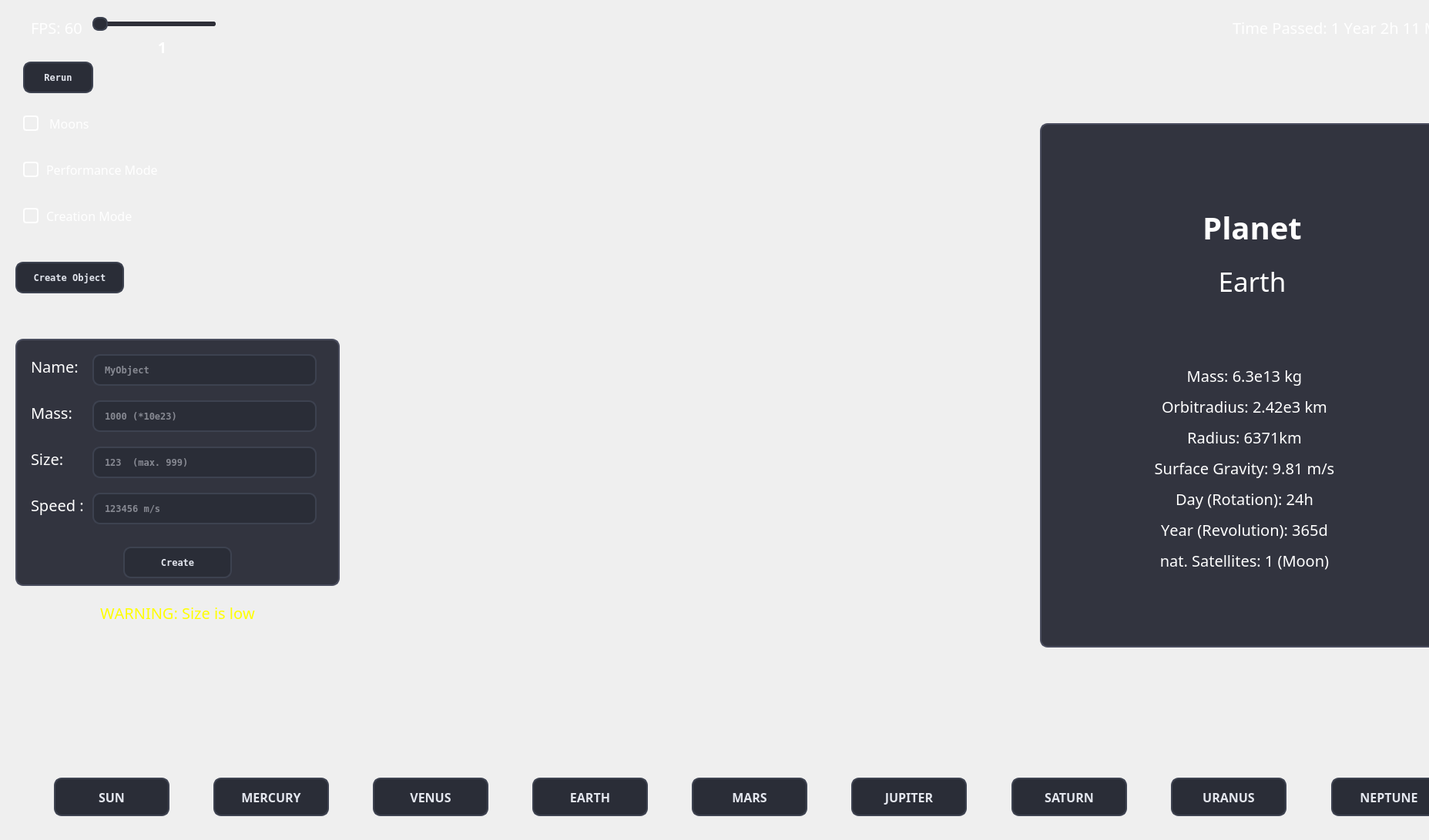
<?xml version="1.0" encoding="UTF-8"?>
<ui version="4.0">
 <class>Overlay</class>
 <widget class="QWidget" name="Overlay">
  <property name="geometry">
   <rect>
    <x>0</x>
    <y>0</y>
    <width>1855</width>
    <height>1091</height>
   </rect>
  </property>
  <property name="font">
   <font>
    <family>Terminal</family>
    <bold>true</bold>
    <underline>false</underline>
   </font>
  </property>
  <property name="windowTitle">
   <string>Form</string>
  </property>
  <widget class="QListView" name="listView">
   <property name="geometry">
    <rect>
     <x>1350</x>
     <y>160</y>
     <width>521</width>
     <height>681</height>
    </rect>
   </property>
   <property name="sizePolicy">
    <sizepolicy hsizetype="Preferred" vsizetype="Preferred">
     <horstretch>0</horstretch>
     <verstretch>0</verstretch>
    </sizepolicy>
   </property>
   <property name="maximumSize">
    <size>
     <width>16777215</width>
     <height>16777215</height>
    </size>
   </property>
   <property name="sizeIncrement">
    <size>
     <width>0</width>
     <height>0</height>
    </size>
   </property>
   <property name="font">
    <font>
     <family>Inter</family>
     <pointsize>11</pointsize>
     <italic>false</italic>
     <bold>false</bold>
     <underline>false</underline>
    </font>
   </property>
   <property name="styleSheet">
    <string notr="true">QListView {
    background-color: rgba(40, 42, 54, 0.95); 
    border: 2px solid #4A4D5E;
    border-radius: 10px;
    padding: 6px;
    color: #E3E6EE;
    font: 11pt &quot;Inter&quot;;
    backdrop-filter: blur(10px); 
}

</string>
   </property>
  </widget>
  <widget class="QLabel" name="ObjectTypeLabel">
   <property name="geometry">
    <rect>
     <x>1530</x>
     <y>250</y>
     <width>191</width>
     <height>91</height>
    </rect>
   </property>
   <property name="sizePolicy">
    <sizepolicy hsizetype="Preferred" vsizetype="Preferred">
     <horstretch>0</horstretch>
     <verstretch>0</verstretch>
    </sizepolicy>
   </property>
   <property name="baseSize">
    <size>
     <width>-30172</width>
     <height>0</height>
    </size>
   </property>
   <property name="font">
    <font>
     <family>Bahnschrift</family>
     <pointsize>-1</pointsize>
     <italic>false</italic>
     <bold>true</bold>
     <underline>false</underline>
     <strikeout>false</strikeout>
     <kerning>false</kerning>
     <hintingpreference>PreferFullHinting</hintingpreference>
    </font>
   </property>
   <property name="toolTipDuration">
    <number>-1</number>
   </property>
   <property name="styleSheet">
    <string notr="true">QLabel { color: white; font-size: 40px; font-family: Bahnschrift; }</string>
   </property>
   <property name="text">
    <string notr="true">Planet</string>
   </property>
   <property name="alignment">
    <set>Qt::AlignmentFlag::AlignCenter</set>
   </property>
  </widget>
  <widget class="QLabel" name="ObjectAttributeLabel">
   <property name="geometry">
    <rect>
     <x>1370</x>
     <y>450</y>
     <width>491</width>
     <height>451</height>
    </rect>
   </property>
   <property name="sizePolicy">
    <sizepolicy hsizetype="Preferred" vsizetype="Preferred">
     <horstretch>0</horstretch>
     <verstretch>0</verstretch>
    </sizepolicy>
   </property>
   <property name="baseSize">
    <size>
     <width>-30172</width>
     <height>0</height>
    </size>
   </property>
   <property name="font">
    <font>
     <family>Bahnschrift</family>
     <pointsize>-1</pointsize>
     <italic>false</italic>
     <bold>false</bold>
     <underline>false</underline>
     <strikeout>false</strikeout>
     <kerning>false</kerning>
     <hintingpreference>PreferFullHinting</hintingpreference>
    </font>
   </property>
   <property name="toolTipDuration">
    <number>-1</number>
   </property>
   <property name="styleSheet">
    <string notr="true">QLabel { color: white; font-size: 20px; font-family: Bahnschrift; }</string>
   </property>
   <property name="text">
    <string notr="true">&lt;html&gt;&lt;head/&gt;&lt;body&gt;&lt;p&gt;Mass: 6.3e13 kg&lt;/p&gt;&lt;p&gt;Orbitradius: 2.42e3 km&lt;/p&gt;&lt;p&gt;Radius: 6371km&lt;/p&gt;&lt;p&gt;Surface Gravity: 9.81 m/s&lt;/p&gt;&lt;p&gt;Day (Rotation): 24h&lt;/p&gt;&lt;p&gt;Year (Revolution): 365d&lt;/p&gt;&lt;p&gt;nat. Satellites: 1 (Moon)&lt;/p&gt;&lt;p&gt;&lt;br/&gt;&lt;/p&gt;&lt;p&gt;&lt;br/&gt;&lt;/p&gt;&lt;/body&gt;&lt;/html&gt;</string>
   </property>
   <property name="alignment">
    <set>Qt::AlignmentFlag::AlignCenter</set>
   </property>
  </widget>
  <widget class="QLabel" name="ObjectNameLabel">
   <property name="geometry">
    <rect>
     <x>1530</x>
     <y>320</y>
     <width>191</width>
     <height>91</height>
    </rect>
   </property>
   <property name="sizePolicy">
    <sizepolicy hsizetype="Preferred" vsizetype="Preferred">
     <horstretch>0</horstretch>
     <verstretch>0</verstretch>
    </sizepolicy>
   </property>
   <property name="baseSize">
    <size>
     <width>-30172</width>
     <height>0</height>
    </size>
   </property>
   <property name="font">
    <font>
     <family>Bahnschrift</family>
     <pointsize>-1</pointsize>
     <italic>false</italic>
     <bold>false</bold>
     <underline>false</underline>
     <strikeout>false</strikeout>
     <kerning>false</kerning>
     <hintingpreference>PreferFullHinting</hintingpreference>
    </font>
   </property>
   <property name="toolTipDuration">
    <number>-1</number>
   </property>
   <property name="styleSheet">
    <string notr="true">QLabel { color: white; font-size: 35px; font-family: Bahnschrift; }</string>
   </property>
   <property name="text">
    <string notr="true">Earth</string>
   </property>
   <property name="alignment">
    <set>Qt::AlignmentFlag::AlignCenter</set>
   </property>
  </widget>
  <widget class="QSlider" name="timeSlider">
   <property name="geometry">
    <rect>
     <x>120</x>
     <y>20</y>
     <width>160</width>
     <height>22</height>
    </rect>
   </property>
   <property name="sizePolicy">
    <sizepolicy hsizetype="Preferred" vsizetype="Preferred">
     <horstretch>0</horstretch>
     <verstretch>0</verstretch>
    </sizepolicy>
   </property>
   <property name="styleSheet">
    <string notr="true">QSlider::groove:horizontal {
    background: #2E2F38; 
    height: 6px;
    border-radius: 3px;
}

QSlider::handle:horizontal {
	background: #2A2D37;
    border: 2px solid #3D4250;
    width: 16px;
    height: 16px;
    margin: -6px 0;
    border-radius: 8px;
    transition: background 0.2s ease-in-out, transform 0.1s ease-in-out;
}

QSlider::handle:horizontal:hover {
    background:#5A5F74;  
    transform: scale(1.1); 
}

QSlider::sub-page:horizontal,
QSlider::add-page:horizontal {
    background: #2E2F38; 
    border-radius: 3px;
}</string>
   </property>
   <property name="orientation">
    <enum>Qt::Orientation::Horizontal</enum>
   </property>
  </widget>
  <widget class="QPushButton" name="sunButton">
   <property name="geometry">
    <rect>
     <x>70</x>
     <y>1010</y>
     <width>150</width>
     <height>50</height>
    </rect>
   </property>
   <property name="sizePolicy">
    <sizepolicy hsizetype="Preferred" vsizetype="Preferred">
     <horstretch>0</horstretch>
     <verstretch>0</verstretch>
    </sizepolicy>
   </property>
   <property name="font">
    <font>
     <family>Bahnschrift</family>
     <pointsize>12</pointsize>
     <italic>false</italic>
     <bold>true</bold>
     <underline>false</underline>
     <strikeout>false</strikeout>
    </font>
   </property>
   <property name="cursor">
    <cursorShape>ArrowCursor</cursorShape>
   </property>
   <property name="styleSheet">
    <string notr="true">QPushButton {
    background-color: #2A2D37;
    color: #E3E6EE; 
    font: bold 12pt &quot;Bahnschrift&quot;;
    border: 2px solid #3D4250; 
    border-radius: 10px;
    padding: 10px 18px;
    transition: all 0.2s ease-in-out;
    box-shadow: 0px 4px 8px rgba(0, 0, 0, 0.3); 
}

QPushButton:hover {
    background-color: #343844;
    border-color: #3D4250;
}

QPushButton:pressed {
    background-color: #1E2028; 
    border-color: #FFFFFF;
}

QPushButton:focus {
    outline: none;
    border: 2px solid #FFFFFF;
}</string>
   </property>
   <property name="text">
    <string>SUN</string>
   </property>
  </widget>
  <widget class="QPushButton" name="neptuneButton">
   <property name="geometry">
    <rect>
     <x>1728</x>
     <y>1010</y>
     <width>150</width>
     <height>50</height>
    </rect>
   </property>
   <property name="sizePolicy">
    <sizepolicy hsizetype="Preferred" vsizetype="Preferred">
     <horstretch>0</horstretch>
     <verstretch>0</verstretch>
    </sizepolicy>
   </property>
   <property name="font">
    <font>
     <family>Bahnschrift</family>
     <pointsize>12</pointsize>
     <italic>false</italic>
     <bold>true</bold>
     <underline>false</underline>
     <strikeout>false</strikeout>
     <kerning>false</kerning>
    </font>
   </property>
   <property name="cursor">
    <cursorShape>ArrowCursor</cursorShape>
   </property>
   <property name="styleSheet">
    <string notr="true">QPushButton {
    background-color: #2A2D37;
    color: #E3E6EE; 
    font: bold 12pt &quot;Bahnschrift&quot;;
    border: 2px solid #3D4250; 
    border-radius: 10px;
    padding: 10px 18px;
    transition: all 0.2s ease-in-out;
    box-shadow: 0px 4px 8px rgba(0, 0, 0, 0.3); 
}

QPushButton:hover {
    background-color: #343844;
    border-color: #3D4250;
}

QPushButton:pressed {
    background-color: #1E2028; 
    border-color: #FFFFFF;
}

QPushButton:focus {
    outline: none;
    border: 2px solid #FFFFFF;
}</string>
   </property>
   <property name="text">
    <string>NEPTUNE</string>
   </property>
  </widget>
  <widget class="QPushButton" name="mercuryButton">
   <property name="geometry">
    <rect>
     <x>277</x>
     <y>1010</y>
     <width>150</width>
     <height>50</height>
    </rect>
   </property>
   <property name="sizePolicy">
    <sizepolicy hsizetype="Preferred" vsizetype="Preferred">
     <horstretch>0</horstretch>
     <verstretch>0</verstretch>
    </sizepolicy>
   </property>
   <property name="font">
    <font>
     <family>Bahnschrift</family>
     <pointsize>12</pointsize>
     <italic>false</italic>
     <bold>true</bold>
     <underline>false</underline>
     <strikeout>false</strikeout>
    </font>
   </property>
   <property name="cursor">
    <cursorShape>ArrowCursor</cursorShape>
   </property>
   <property name="styleSheet">
    <string notr="true">QPushButton {
    background-color: #2A2D37;
    color: #E3E6EE; 
    font: bold 12pt &quot;Bahnschrift&quot;;
    border: 2px solid #3D4250; 
    border-radius: 10px;
    padding: 10px 18px;
    transition: all 0.2s ease-in-out;
    box-shadow: 0px 4px 8px rgba(0, 0, 0, 0.3); 
}

QPushButton:hover {
    background-color: #343844;
    border-color: #3D4250;
}

QPushButton:pressed {
    background-color: #1E2028; 
    border-color: #FFFFFF;
}

QPushButton:focus {
    outline: none;
    border: 2px solid #FFFFFF;
}</string>
   </property>
   <property name="text">
    <string>MERCURY</string>
   </property>
  </widget>
  <widget class="QPushButton" name="venusButton">
   <property name="geometry">
    <rect>
     <x>484</x>
     <y>1010</y>
     <width>150</width>
     <height>50</height>
    </rect>
   </property>
   <property name="sizePolicy">
    <sizepolicy hsizetype="Preferred" vsizetype="Preferred">
     <horstretch>0</horstretch>
     <verstretch>0</verstretch>
    </sizepolicy>
   </property>
   <property name="font">
    <font>
     <family>Bahnschrift</family>
     <pointsize>12</pointsize>
     <italic>false</italic>
     <bold>true</bold>
     <underline>false</underline>
     <strikeout>false</strikeout>
    </font>
   </property>
   <property name="cursor">
    <cursorShape>ArrowCursor</cursorShape>
   </property>
   <property name="styleSheet">
    <string notr="true">QPushButton {
    background-color: #2A2D37;
    color: #E3E6EE; 
    font: bold 12pt &quot;Bahnschrift&quot;;
    border: 2px solid #3D4250; 
    border-radius: 10px;
    padding: 10px 18px;
    transition: all 0.2s ease-in-out;
    box-shadow: 0px 4px 8px rgba(0, 0, 0, 0.3); 
}

QPushButton:hover {
    background-color: #343844;
    border-color: #3D4250;
}

QPushButton:pressed {
    background-color: #1E2028; 
    border-color: #FFFFFF;
}

QPushButton:focus {
    outline: none;
    border: 2px solid #FFFFFF;
}</string>
   </property>
   <property name="text">
    <string>VENUS</string>
   </property>
  </widget>
  <widget class="QPushButton" name="marsButton">
   <property name="geometry">
    <rect>
     <x>898</x>
     <y>1010</y>
     <width>150</width>
     <height>50</height>
    </rect>
   </property>
   <property name="sizePolicy">
    <sizepolicy hsizetype="Preferred" vsizetype="Preferred">
     <horstretch>0</horstretch>
     <verstretch>0</verstretch>
    </sizepolicy>
   </property>
   <property name="font">
    <font>
     <family>Bahnschrift</family>
     <pointsize>12</pointsize>
     <italic>false</italic>
     <bold>true</bold>
     <underline>false</underline>
     <strikeout>false</strikeout>
    </font>
   </property>
   <property name="cursor">
    <cursorShape>ArrowCursor</cursorShape>
   </property>
   <property name="styleSheet">
    <string notr="true">QPushButton {
    background-color: #2A2D37;
    color: #E3E6EE; 
    font: bold 12pt &quot;Bahnschrift&quot;;
    border: 2px solid #3D4250; 
    border-radius: 10px;
    padding: 10px 18px;
    transition: all 0.2s ease-in-out;
    box-shadow: 0px 4px 8px rgba(0, 0, 0, 0.3); 
}

QPushButton:hover {
    background-color: #343844;
    border-color: #3D4250;
}

QPushButton:pressed {
    background-color: #1E2028; 
    border-color: #FFFFFF;
}

QPushButton:focus {
    outline: none;
    border: 2px solid #FFFFFF;
}</string>
   </property>
   <property name="text">
    <string>MARS</string>
   </property>
  </widget>
  <widget class="QPushButton" name="earthButton">
   <property name="geometry">
    <rect>
     <x>691</x>
     <y>1010</y>
     <width>150</width>
     <height>50</height>
    </rect>
   </property>
   <property name="sizePolicy">
    <sizepolicy hsizetype="Preferred" vsizetype="Preferred">
     <horstretch>0</horstretch>
     <verstretch>0</verstretch>
    </sizepolicy>
   </property>
   <property name="font">
    <font>
     <family>Bahnschrift</family>
     <pointsize>12</pointsize>
     <italic>false</italic>
     <bold>true</bold>
     <underline>false</underline>
     <strikeout>false</strikeout>
    </font>
   </property>
   <property name="cursor">
    <cursorShape>ArrowCursor</cursorShape>
   </property>
   <property name="styleSheet">
    <string notr="true">QPushButton {
    background-color: #2A2D37;
    color: #E3E6EE; 
    font: bold 12pt &quot;Bahnschrift&quot;;
    border: 2px solid #3D4250; 
    border-radius: 10px;
    padding: 10px 18px;
    transition: all 0.2s ease-in-out;
    box-shadow: 0px 4px 8px rgba(0, 0, 0, 0.3); 
}

QPushButton:hover {
    background-color: #343844;
    border-color: #3D4250;
}

QPushButton:pressed {
    background-color: #1E2028; 
    border-color: #FFFFFF;
}

QPushButton:focus {
    outline: none;
    border: 2px solid #FFFFFF;
}</string>
   </property>
   <property name="text">
    <string>EARTH</string>
   </property>
  </widget>
  <widget class="QPushButton" name="jupiterButton">
   <property name="geometry">
    <rect>
     <x>1105</x>
     <y>1010</y>
     <width>150</width>
     <height>50</height>
    </rect>
   </property>
   <property name="sizePolicy">
    <sizepolicy hsizetype="Preferred" vsizetype="Preferred">
     <horstretch>0</horstretch>
     <verstretch>0</verstretch>
    </sizepolicy>
   </property>
   <property name="font">
    <font>
     <family>Bahnschrift</family>
     <pointsize>12</pointsize>
     <italic>false</italic>
     <bold>true</bold>
     <underline>false</underline>
     <strikeout>false</strikeout>
    </font>
   </property>
   <property name="cursor">
    <cursorShape>ArrowCursor</cursorShape>
   </property>
   <property name="styleSheet">
    <string notr="true">QPushButton {
    background-color: #2A2D37;
    color: #E3E6EE; 
    font: bold 12pt &quot;Bahnschrift&quot;;
    border: 2px solid #3D4250; 
    border-radius: 10px;
    padding: 10px 18px;
    transition: all 0.2s ease-in-out;
    box-shadow: 0px 4px 8px rgba(0, 0, 0, 0.3); 
}

QPushButton:hover {
    background-color: #343844;
    border-color: #3D4250;
}

QPushButton:pressed {
    background-color: #1E2028; 
    border-color: #FFFFFF;
}

QPushButton:focus {
    outline: none;
    border: 2px solid #FFFFFF;
}</string>
   </property>
   <property name="text">
    <string>JUPITER</string>
   </property>
  </widget>
  <widget class="QPushButton" name="uranusButton">
   <property name="geometry">
    <rect>
     <x>1520</x>
     <y>1010</y>
     <width>150</width>
     <height>50</height>
    </rect>
   </property>
   <property name="sizePolicy">
    <sizepolicy hsizetype="Preferred" vsizetype="Preferred">
     <horstretch>0</horstretch>
     <verstretch>0</verstretch>
    </sizepolicy>
   </property>
   <property name="font">
    <font>
     <family>Bahnschrift</family>
     <pointsize>12</pointsize>
     <italic>false</italic>
     <bold>true</bold>
     <underline>false</underline>
     <strikeout>false</strikeout>
    </font>
   </property>
   <property name="cursor">
    <cursorShape>ArrowCursor</cursorShape>
   </property>
   <property name="styleSheet">
    <string notr="true">QPushButton {
    background-color: #2A2D37;
    color: #E3E6EE; 
    font: bold 12pt &quot;Bahnschrift&quot;;
    border: 2px solid #3D4250; 
    border-radius: 10px;
    padding: 10px 18px;
    transition: all 0.2s ease-in-out;
    box-shadow: 0px 4px 8px rgba(0, 0, 0, 0.3); 
}

QPushButton:hover {
    background-color: #343844;
    border-color: #3D4250;
}

QPushButton:pressed {
    background-color: #1E2028; 
    border-color: #FFFFFF;
}

QPushButton:focus {
    outline: none;
    border: 2px solid #FFFFFF;
}</string>
   </property>
   <property name="text">
    <string>URANUS</string>
   </property>
  </widget>
  <widget class="QPushButton" name="saturnButton">
   <property name="geometry">
    <rect>
     <x>1313</x>
     <y>1010</y>
     <width>150</width>
     <height>50</height>
    </rect>
   </property>
   <property name="sizePolicy">
    <sizepolicy hsizetype="Preferred" vsizetype="Preferred">
     <horstretch>0</horstretch>
     <verstretch>0</verstretch>
    </sizepolicy>
   </property>
   <property name="font">
    <font>
     <family>Bahnschrift</family>
     <pointsize>12</pointsize>
     <italic>false</italic>
     <bold>true</bold>
     <underline>false</underline>
     <strikeout>false</strikeout>
    </font>
   </property>
   <property name="cursor">
    <cursorShape>ArrowCursor</cursorShape>
   </property>
   <property name="styleSheet">
    <string notr="true">QPushButton {
    background-color: #2A2D37;
    color: #E3E6EE; 
    font: bold 12pt &quot;Bahnschrift&quot;;
    border: 2px solid #3D4250; 
    border-radius: 10px;
    padding: 10px 18px;
    transition: all 0.2s ease-in-out;
    box-shadow: 0px 4px 8px rgba(0, 0, 0, 0.3); 
}

QPushButton:hover {
    background-color: #343844;
    border-color: #3D4250;
}

QPushButton:pressed {
    background-color: #1E2028; 
    border-color: #FFFFFF;
}

QPushButton:focus {
    outline: none;
    border: 2px solid #FFFFFF;
}</string>
   </property>
   <property name="text">
    <string>SATURN</string>
   </property>
  </widget>
  <widget class="QLabel" name="fps_text">
   <property name="geometry">
    <rect>
     <x>40</x>
     <y>20</y>
     <width>81</width>
     <height>31</height>
    </rect>
   </property>
   <property name="sizePolicy">
    <sizepolicy hsizetype="Preferred" vsizetype="Preferred">
     <horstretch>0</horstretch>
     <verstretch>0</verstretch>
    </sizepolicy>
   </property>
   <property name="font">
    <font>
     <family>Bahnschrift</family>
     <pointsize>-1</pointsize>
     <bold>false</bold>
     <underline>false</underline>
     <kerning>false</kerning>
    </font>
   </property>
   <property name="styleSheet">
    <string notr="true">QLabel { color: white; font-size: 20px; font-family: Bahnschrift; }</string>
   </property>
   <property name="text">
    <string>FPS: 60</string>
   </property>
  </widget>
  <widget class="QLabel" name="simulation_speed_text">
   <property name="geometry">
    <rect>
     <x>170</x>
     <y>50</y>
     <width>81</width>
     <height>21</height>
    </rect>
   </property>
   <property name="sizePolicy">
    <sizepolicy hsizetype="Preferred" vsizetype="Preferred">
     <horstretch>0</horstretch>
     <verstretch>0</verstretch>
    </sizepolicy>
   </property>
   <property name="font">
    <font>
     <family>Bahnschrift</family>
     <pointsize>-1</pointsize>
     <bold>true</bold>
     <underline>false</underline>
    </font>
   </property>
   <property name="styleSheet">
    <string notr="true">QLabel { color: white; font-size: 20px; font-family: Bahnschrift; }</string>
   </property>
   <property name="text">
    <string>1</string>
   </property>
   <property name="alignment">
    <set>Qt::AlignmentFlag::AlignCenter</set>
   </property>
  </widget>
  <widget class="QCheckBox" name="PerformanceModeCheckbox">
   <property name="geometry">
    <rect>
     <x>30</x>
     <y>210</y>
     <width>201</width>
     <height>20</height>
    </rect>
   </property>
   <property name="sizePolicy">
    <sizepolicy hsizetype="Preferred" vsizetype="Preferred">
     <horstretch>0</horstretch>
     <verstretch>0</verstretch>
    </sizepolicy>
   </property>
   <property name="font">
    <font>
     <family>Bahnschrift</family>
     <pointsize>-1</pointsize>
     <bold>false</bold>
     <underline>false</underline>
     <kerning>false</kerning>
    </font>
   </property>
   <property name="styleSheet">
    <string notr="true">QCheckBox {
    spacing: 10px;       
    font-size: 16px;
    color: white;
}

QCheckBox::indicator {
    width: 16px;
    height: 16px;

    border: 2px solid #fff;
    border-radius: 4px;  
    background: transparent;
}

QCheckBox::indicator:hover {
    border: 2px solid #fff;
}

QCheckBox::indicator:checked {
    background-color: #fff;
    border: 2px solid #fff;
}

QCheckBox::indicator:disabled {
    border: 2px solid #ccc;
    background: #f0f0f0;
}
</string>
   </property>
   <property name="text">
    <string>Performance Mode</string>
   </property>
  </widget>
  <widget class="QLabel" name="TimeCounter">
   <property name="geometry">
    <rect>
     <x>1600</x>
     <y>20</y>
     <width>371</width>
     <height>31</height>
    </rect>
   </property>
   <property name="sizePolicy">
    <sizepolicy hsizetype="Preferred" vsizetype="Preferred">
     <horstretch>0</horstretch>
     <verstretch>0</verstretch>
    </sizepolicy>
   </property>
   <property name="font">
    <font>
     <family>Bahnschrift</family>
     <pointsize>-1</pointsize>
     <bold>false</bold>
     <underline>false</underline>
     <kerning>false</kerning>
    </font>
   </property>
   <property name="styleSheet">
    <string notr="true">QLabel { color: white; font-size: 20px; font-family: Bahnschrift; }</string>
   </property>
   <property name="text">
    <string>Time Passed: 1 Year 2h 11 Min.</string>
   </property>
  </widget>
  <widget class="QPushButton" name="Create_Button">
   <property name="geometry">
    <rect>
     <x>20</x>
     <y>340</y>
     <width>141</width>
     <height>41</height>
    </rect>
   </property>
   <property name="sizePolicy">
    <sizepolicy hsizetype="Preferred" vsizetype="Preferred">
     <horstretch>0</horstretch>
     <verstretch>0</verstretch>
    </sizepolicy>
   </property>
   <property name="styleSheet">
    <string notr="true">QPushButton {
    background-color: #2A2D37; 
    color: #E3E6EE; 
    font: bold 12pt &quot;Bahnschrift&quot;;
    border: 2px solid #3D4250;
    border-radius: 10px;
    padding: 10px 18px;
    transition: all 0.2s ease-in-out;
    box-shadow: 0px 4px 8px rgba(0, 0, 0, 0.3);
}

QPushButton:hover {
    background-color: #343844; 
    border-color: #3D4250;
}

QPushButton:pressed {
    background-color: #1E2028;
    border-color: #FFFFFF;
}


QPushButton:focus {
    outline: none;
    border: 2px solid #FFFFFF;
}</string>
   </property>
   <property name="text">
    <string>Create Object</string>
   </property>
  </widget>
  <widget class="QListView" name="listView_2">
   <property name="geometry">
    <rect>
     <x>20</x>
     <y>440</y>
     <width>421</width>
     <height>321</height>
    </rect>
   </property>
   <property name="sizePolicy">
    <sizepolicy hsizetype="Preferred" vsizetype="Preferred">
     <horstretch>0</horstretch>
     <verstretch>0</verstretch>
    </sizepolicy>
   </property>
   <property name="maximumSize">
    <size>
     <width>16777215</width>
     <height>16777215</height>
    </size>
   </property>
   <property name="sizeIncrement">
    <size>
     <width>0</width>
     <height>0</height>
    </size>
   </property>
   <property name="font">
    <font>
     <family>Inter</family>
     <pointsize>11</pointsize>
     <italic>false</italic>
     <bold>false</bold>
     <underline>false</underline>
    </font>
   </property>
   <property name="styleSheet">
    <string notr="true">QListView {
    background-color: rgba(40, 42, 54, 0.95);
    border: 2px solid #4A4D5E;
    border-radius: 10px;
    padding: 6px;
    color: #E3E6EE;
    font: 11pt &quot;Inter&quot;;
    backdrop-filter: blur(10px);
}

QListView::item {
    background-color: transparent;
    padding: 8px;
    border-bottom: 1px solid rgba(100, 110, 130, 0.2)
}

QListView::item:selected {
    background-color: #3D4250; 
    color: white;
    border: 1px solid #6A6F85;
}

QListView::item:hover {
    background-color: #4A5062;
    color: white;
}</string>
   </property>
  </widget>
  <widget class="QLabel" name="NameText">
   <property name="geometry">
    <rect>
     <x>40</x>
     <y>460</y>
     <width>81</width>
     <height>31</height>
    </rect>
   </property>
   <property name="sizePolicy">
    <sizepolicy hsizetype="Preferred" vsizetype="Preferred">
     <horstretch>0</horstretch>
     <verstretch>0</verstretch>
    </sizepolicy>
   </property>
   <property name="font">
    <font>
     <family>Bahnschrift</family>
     <pointsize>-1</pointsize>
     <bold>false</bold>
     <underline>false</underline>
     <kerning>false</kerning>
    </font>
   </property>
   <property name="styleSheet">
    <string notr="true">QLabel { color: white; font-size: 20px; font-family: Bahnschrift; }</string>
   </property>
   <property name="text">
    <string>Name: </string>
   </property>
  </widget>
  <widget class="QLineEdit" name="lineEditName">
   <property name="geometry">
    <rect>
     <x>120</x>
     <y>460</y>
     <width>291</width>
     <height>41</height>
    </rect>
   </property>
   <property name="sizePolicy">
    <sizepolicy hsizetype="Preferred" vsizetype="Preferred">
     <horstretch>0</horstretch>
     <verstretch>0</verstretch>
    </sizepolicy>
   </property>
   <property name="styleSheet">
    <string notr="true">
QLineEdit {
    background-color: #2A2D37;   
    color: #E3E6EE;             
    font: bold 12pt &quot;Bahnschrift&quot;;  
    border: 2px solid #3D4250;     
    border-radius: 10px;          
    padding: 6px 12px;              
    transition: all 0.2s ease-in-out;
    box-shadow: inset 0px 2px 4px rgba(0,0,0,0.4);
}

QLineEdit:hover {
    background-color: #343844;     
    border-color: #4A4F63;        
}

QLineEdit:focus {
    outline: none;
    border: 2px solid #FFFFFF;     
}

QLineEdit:disabled {
    background-color: #1E2028;     
    color: #777A87;              
    border-color: #2C2F38;
}

QLineEdit[echoMode=&quot;0&quot;]::placeholder {
    color: #A0A3B1;              
    font: italic 12pt &quot;Bahnschrift&quot;;
}



</string>
   </property>
   <property name="placeholderText">
    <string>MyObject</string>
   </property>
  </widget>
  <widget class="QLabel" name="MassText">
   <property name="geometry">
    <rect>
     <x>40</x>
     <y>520</y>
     <width>81</width>
     <height>31</height>
    </rect>
   </property>
   <property name="sizePolicy">
    <sizepolicy hsizetype="Preferred" vsizetype="Preferred">
     <horstretch>0</horstretch>
     <verstretch>0</verstretch>
    </sizepolicy>
   </property>
   <property name="font">
    <font>
     <family>Bahnschrift</family>
     <pointsize>-1</pointsize>
     <bold>false</bold>
     <underline>false</underline>
     <kerning>false</kerning>
    </font>
   </property>
   <property name="styleSheet">
    <string notr="true">QLabel { color: white; font-size: 20px; font-family: Bahnschrift; }</string>
   </property>
   <property name="text">
    <string>Mass: </string>
   </property>
  </widget>
  <widget class="QLabel" name="SizeText">
   <property name="geometry">
    <rect>
     <x>40</x>
     <y>580</y>
     <width>81</width>
     <height>31</height>
    </rect>
   </property>
   <property name="sizePolicy">
    <sizepolicy hsizetype="Preferred" vsizetype="Preferred">
     <horstretch>0</horstretch>
     <verstretch>0</verstretch>
    </sizepolicy>
   </property>
   <property name="font">
    <font>
     <family>Bahnschrift</family>
     <pointsize>-1</pointsize>
     <bold>false</bold>
     <underline>false</underline>
     <kerning>false</kerning>
    </font>
   </property>
   <property name="styleSheet">
    <string notr="true">QLabel { color: white; font-size: 20px; font-family: Bahnschrift; }</string>
   </property>
   <property name="text">
    <string>Size:</string>
   </property>
  </widget>
  <widget class="QPushButton" name="CreateAftertInputButton">
   <property name="geometry">
    <rect>
     <x>160</x>
     <y>710</y>
     <width>141</width>
     <height>41</height>
    </rect>
   </property>
   <property name="sizePolicy">
    <sizepolicy hsizetype="Preferred" vsizetype="Preferred">
     <horstretch>0</horstretch>
     <verstretch>0</verstretch>
    </sizepolicy>
   </property>
   <property name="styleSheet">
    <string notr="true">QPushButton {
    background-color: #2A2D37; 
    color: #E3E6EE; 
    font: bold 12pt &quot;Bahnschrift&quot;;
    border: 2px solid #3D4250;
    border-radius: 10px;
    padding: 10px 18px;
    transition: all 0.2s ease-in-out;
    box-shadow: 0px 4px 8px rgba(0, 0, 0, 0.3); 
}

QPushButton:hover {
    background-color: #343844;
    border-color: #3D4250;
}

QPushButton:pressed {
    background-color: #1E2028; 
    border-color: #FFFFFF;
}


QPushButton:focus {
    outline: none;
    border: 2px solid #FFFFFF;
}</string>
   </property>
   <property name="text">
    <string>Create</string>
   </property>
  </widget>
  <widget class="QLabel" name="VelocityText">
   <property name="geometry">
    <rect>
     <x>40</x>
     <y>640</y>
     <width>81</width>
     <height>31</height>
    </rect>
   </property>
   <property name="sizePolicy">
    <sizepolicy hsizetype="Preferred" vsizetype="Preferred">
     <horstretch>0</horstretch>
     <verstretch>0</verstretch>
    </sizepolicy>
   </property>
   <property name="font">
    <font>
     <family>Bahnschrift</family>
     <pointsize>-1</pointsize>
     <bold>false</bold>
     <underline>false</underline>
     <kerning>false</kerning>
    </font>
   </property>
   <property name="styleSheet">
    <string notr="true">QLabel { color: white; font-size: 20px; font-family: Bahnschrift; }</string>
   </property>
   <property name="text">
    <string>Speed : </string>
   </property>
  </widget>
  <widget class="QCheckBox" name="CreationModeCheckbox">
   <property name="geometry">
    <rect>
     <x>30</x>
     <y>270</y>
     <width>281</width>
     <height>20</height>
    </rect>
   </property>
   <property name="sizePolicy">
    <sizepolicy hsizetype="Preferred" vsizetype="Preferred">
     <horstretch>0</horstretch>
     <verstretch>0</verstretch>
    </sizepolicy>
   </property>
   <property name="font">
    <font>
     <family>Bahnschrift</family>
     <pointsize>-1</pointsize>
     <bold>false</bold>
     <underline>false</underline>
     <kerning>false</kerning>
    </font>
   </property>
   <property name="styleSheet">
    <string notr="true">QCheckBox {
    spacing: 10px;       
    font-size: 16px;
    color: white;
}

QCheckBox::indicator {
    width: 16px;
    height: 16px;

    border: 2px solid #fff;
    border-radius: 4px;  
    background: transparent;
}

QCheckBox::indicator:hover {
    border: 2px solid #fff;
}

QCheckBox::indicator:checked {
    background-color: #fff;
    border: 2px solid #fff;
}

QCheckBox::indicator:disabled {
    border: 2px solid #ccc;
    background: #f0f0f0;
}
</string>
   </property>
   <property name="text">
    <string>Creation Mode </string>
   </property>
  </widget>
  <widget class="QLineEdit" name="lineEditMass">
   <property name="geometry">
    <rect>
     <x>120</x>
     <y>520</y>
     <width>291</width>
     <height>41</height>
    </rect>
   </property>
   <property name="sizePolicy">
    <sizepolicy hsizetype="Preferred" vsizetype="Preferred">
     <horstretch>0</horstretch>
     <verstretch>0</verstretch>
    </sizepolicy>
   </property>
   <property name="styleSheet">
    <string notr="true">
QLineEdit {
    background-color: #2A2D37;   
    color: #E3E6EE;             
    font: bold 12pt &quot;Bahnschrift&quot;;  
    border: 2px solid #3D4250;     
    border-radius: 10px;          
    padding: 6px 12px;              
    transition: all 0.2s ease-in-out;
    box-shadow: inset 0px 2px 4px rgba(0,0,0,0.4);
}

QLineEdit:hover {
    background-color: #343844;     
    border-color: #4A4F63;        
}

QLineEdit:focus {
    outline: none;
    border: 2px solid #FFFFFF;     
}

QLineEdit:disabled {
    background-color: #1E2028;     
    color: #777A87;              
    border-color: #2C2F38;
}

QLineEdit[echoMode=&quot;0&quot;]::placeholder {
    color: #A0A3B1;              
    font: italic 12pt &quot;Bahnschrift&quot;;
}



</string>
   </property>
   <property name="placeholderText">
    <string>1000 (*10e23)</string>
   </property>
  </widget>
  <widget class="QLineEdit" name="lineEditSize">
   <property name="geometry">
    <rect>
     <x>120</x>
     <y>580</y>
     <width>291</width>
     <height>41</height>
    </rect>
   </property>
   <property name="sizePolicy">
    <sizepolicy hsizetype="Preferred" vsizetype="Preferred">
     <horstretch>0</horstretch>
     <verstretch>0</verstretch>
    </sizepolicy>
   </property>
   <property name="styleSheet">
    <string notr="true">
QLineEdit {
    background-color: #2A2D37;   
    color: #E3E6EE;             
    font: bold 12pt &quot;Bahnschrift&quot;;  
    border: 2px solid #3D4250;     
    border-radius: 10px;          
    padding: 6px 12px;              
    transition: all 0.2s ease-in-out;
    box-shadow: inset 0px 2px 4px rgba(0,0,0,0.4);
}

QLineEdit:hover {
    background-color: #343844;     
    border-color: #4A4F63;        
}

QLineEdit:focus {
    outline: none;
    border: 2px solid #FFFFFF;     
}

QLineEdit:disabled {
    background-color: #1E2028;     
    color: #777A87;              
    border-color: #2C2F38;
}

QLineEdit[echoMode=&quot;0&quot;]::placeholder {
    color: #A0A3B1;              
    font: italic 12pt &quot;Bahnschrift&quot;;
}



</string>
   </property>
   <property name="placeholderText">
    <string>123  (max. 999)</string>
   </property>
  </widget>
  <widget class="QLineEdit" name="lineEditSpeed">
   <property name="geometry">
    <rect>
     <x>120</x>
     <y>640</y>
     <width>291</width>
     <height>41</height>
    </rect>
   </property>
   <property name="sizePolicy">
    <sizepolicy hsizetype="Preferred" vsizetype="Preferred">
     <horstretch>0</horstretch>
     <verstretch>0</verstretch>
    </sizepolicy>
   </property>
   <property name="styleSheet">
    <string notr="true">
QLineEdit {
    background-color: #2A2D37;   
    color: #E3E6EE;             
    font: bold 12pt &quot;Bahnschrift&quot;;  
    border: 2px solid #3D4250;     
    border-radius: 10px;          
    padding: 6px 12px;              
    transition: all 0.2s ease-in-out;
    box-shadow: inset 0px 2px 4px rgba(0,0,0,0.4);
}

QLineEdit:hover {
    background-color: #343844;     
    border-color: #4A4F63;        
}

QLineEdit:focus {
    outline: none;
    border: 2px solid #FFFFFF;     
}

QLineEdit:disabled {
    background-color: #1E2028;     
    color: #777A87;              
    border-color: #2C2F38;
}

QLineEdit[echoMode=&quot;0&quot;]::placeholder {
    color: #A0A3B1;              
    font: italic 12pt &quot;Bahnschrift&quot;;
}



</string>
   </property>
   <property name="placeholderText">
    <string>123456 m/s </string>
   </property>
  </widget>
  <widget class="QPushButton" name="RerunButton">
   <property name="geometry">
    <rect>
     <x>30</x>
     <y>80</y>
     <width>91</width>
     <height>41</height>
    </rect>
   </property>
   <property name="sizePolicy">
    <sizepolicy hsizetype="Preferred" vsizetype="Preferred">
     <horstretch>0</horstretch>
     <verstretch>0</verstretch>
    </sizepolicy>
   </property>
   <property name="styleSheet">
    <string notr="true">QPushButton {
    background-color: #2A2D37; 
    color: #E3E6EE;
    font: bold 12pt &quot;Bahnschrift&quot;;
    border: 2px solid #3D4250; 
    border-radius: 10px;
    padding: 10px 18px;
    transition: all 0.2s ease-in-out;
    box-shadow: 0px 4px 8px rgba(0, 0, 0, 0.3); 
}

QPushButton:hover {
    background-color: #343844;
    border-color: #3D4250;
}

QPushButton:pressed {
    background-color: #1E2028;
    border-color: #FFFFFF;
}

QPushButton:focus {
    outline: none;
    border: 2px solid #FFFFFF;
}</string>
   </property>
   <property name="text">
    <string>Rerun</string>
   </property>
  </widget>
  <widget class="QLabel" name="WarningText">
   <property name="geometry">
    <rect>
     <x>20</x>
     <y>780</y>
     <width>421</width>
     <height>31</height>
    </rect>
   </property>
   <property name="sizePolicy">
    <sizepolicy hsizetype="Preferred" vsizetype="Preferred">
     <horstretch>0</horstretch>
     <verstretch>0</verstretch>
    </sizepolicy>
   </property>
   <property name="font">
    <font>
     <family>Bahnschrift</family>
     <pointsize>-1</pointsize>
     <bold>false</bold>
     <underline>false</underline>
     <kerning>false</kerning>
    </font>
   </property>
   <property name="styleSheet">
    <string notr="true">QLabel { color: yellow; font-size: 20px; font-family: Bahnschrift; }</string>
   </property>
   <property name="text">
    <string>WARNING: Size is low</string>
   </property>
   <property name="alignment">
    <set>Qt::AlignmentFlag::AlignCenter</set>
   </property>
  </widget>
  <widget class="QLabel" name="Scale">
   <property name="geometry">
    <rect>
     <x>210</x>
     <y>100</y>
     <width>241</width>
     <height>21</height>
    </rect>
   </property>
   <property name="sizePolicy">
    <sizepolicy hsizetype="Preferred" vsizetype="Preferred">
     <horstretch>0</horstretch>
     <verstretch>0</verstretch>
    </sizepolicy>
   </property>
   <property name="font">
    <font>
     <family>Bahnschrift</family>
     <pointsize>-1</pointsize>
     <bold>true</bold>
     <underline>false</underline>
    </font>
   </property>
   <property name="styleSheet">
    <string notr="true">QLabel { color: white; font-size: 20px; font-family: Bahnschrift; }</string>
   </property>
   <property name="text">
    <string/>
   </property>
   <property name="alignment">
    <set>Qt::AlignmentFlag::AlignCenter</set>
   </property>
  </widget>
  <widget class="QCheckBox" name="showMoonsCheckbox">
   <property name="geometry">
    <rect>
     <x>30</x>
     <y>150</y>
     <width>281</width>
     <height>20</height>
    </rect>
   </property>
   <property name="sizePolicy">
    <sizepolicy hsizetype="Preferred" vsizetype="Preferred">
     <horstretch>0</horstretch>
     <verstretch>0</verstretch>
    </sizepolicy>
   </property>
   <property name="font">
    <font>
     <family>Bahnschrift</family>
     <pointsize>-1</pointsize>
     <bold>false</bold>
     <underline>false</underline>
     <kerning>false</kerning>
    </font>
   </property>
   <property name="styleSheet">
    <string notr="true">QCheckBox {
    spacing: 10px;       
    font-size: 16px;
    color: white;
}

QCheckBox::indicator {
    width: 16px;
    height: 16px;

    border: 2px solid #fff;
    border-radius: 4px;  
    background: transparent;
}

QCheckBox::indicator:hover {
    border: 2px solid #fff;
}

QCheckBox::indicator:checked {
    background-color: #fff;
    border: 2px solid #fff;
}

QCheckBox::indicator:disabled {
    border: 2px solid #ccc;
    background: #f0f0f0;
}
</string>
   </property>
   <property name="text">
    <string> Moons</string>
   </property>
  </widget>
  <widget class="QLabel" name="InfoHints">
   <property name="geometry">
    <rect>
     <x>726</x>
     <y>20</y>
     <width>401</width>
     <height>31</height>
    </rect>
   </property>
   <property name="sizePolicy">
    <sizepolicy hsizetype="Preferred" vsizetype="Preferred">
     <horstretch>0</horstretch>
     <verstretch>0</verstretch>
    </sizepolicy>
   </property>
   <property name="font">
    <font>
     <family>Bahnschrift</family>
     <pointsize>-1</pointsize>
     <bold>false</bold>
     <underline>false</underline>
     <kerning>false</kerning>
    </font>
   </property>
   <property name="layoutDirection">
    <enum>Qt::LayoutDirection::LeftToRight</enum>
   </property>
   <property name="styleSheet">
    <string notr="true">QLabel { color: white; font-size: 20px; font-family: Bahnschrift; }</string>
   </property>
   <property name="text">
    <string/>
   </property>
   <property name="alignment">
    <set>Qt::AlignmentFlag::AlignCenter</set>
   </property>
  </widget>
  <widget class="QLabel" name="InfoHints_2">
   <property name="geometry">
    <rect>
     <x>626</x>
     <y>20</y>
     <width>591</width>
     <height>31</height>
    </rect>
   </property>
   <property name="sizePolicy">
    <sizepolicy hsizetype="Preferred" vsizetype="Preferred">
     <horstretch>0</horstretch>
     <verstretch>0</verstretch>
    </sizepolicy>
   </property>
   <property name="font">
    <font>
     <family>Bahnschrift</family>
     <pointsize>-1</pointsize>
     <bold>false</bold>
     <underline>false</underline>
     <kerning>false</kerning>
    </font>
   </property>
   <property name="layoutDirection">
    <enum>Qt::LayoutDirection::LeftToRight</enum>
   </property>
   <property name="styleSheet">
    <string notr="true">QLabel { color: white; font-size: 20px; font-family: Bahnschrift; }</string>
   </property>
   <property name="text">
    <string/>
   </property>
   <property name="alignment">
    <set>Qt::AlignmentFlag::AlignCenter</set>
   </property>
  </widget>
 </widget>
 <resources/>
 <connections/>
</ui>
